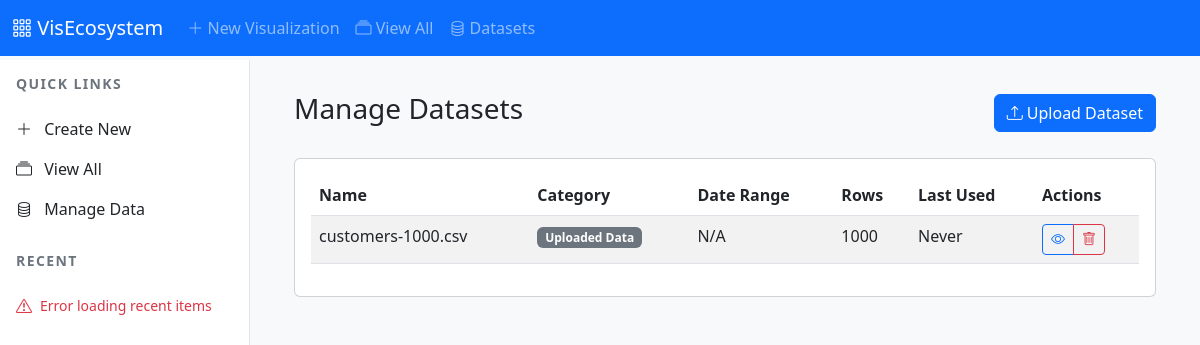
/datasets, run on the app's committed database.
### models.py (models this page shows, shortened)
class Dataset(db.Model):
    id = db.Column(db.Integer, primary_key=True)
    name = db.Column(db.String(255), nullable=False)
    file_path = db.Column(db.String(255), nullable=False, unique=True)
    file_type = db.Column(db.String(10), nullable=False)
    uploaded_at = db.Column(db.DateTime, default=datetime.utcnow)  # Added this field
    category = db.Column(db.String(50))  # e.g., 'Circulation Data', 'Program Statistics'
    date_range = db.Column(db.String(100))  # e.g., 'Jan 2024 - Dec 2024'
    row_count = db.Column(db.Integer)
    column_info = db.Column(db.Text)  # JSON string of column metadata
    created_at = db.Column(db.DateTime, default=datetime.utcnow)
    last_used = db.Column(db.DateTime)
    description = db.Column(db.Text)
    update_frequency = db.Column(db.String(50))  # e.g., 'Monthly', 'Weekly'
    data_source = db.Column(db.String(100))  # e.g., 'ILS Export', 'Manual Entry'

### app.py (the view)
    @app.route('/datasets')
    def list_datasets():
        try:
            datasets = Dataset.query.order_by(Dataset.created_at.desc()).all()
            return render_template('datasets.html', datasets=datasets)
        except Exception as e:
            logger.error(f"Error listing datasets: {str(e)}")
            flash('Error loading datasets', 'error')
            return redirect(url_for('home'))

### templates/datasets.html (shortened to what this page needs)
{% extends "base.html" %}
{% block content %}
<div class="container-fluid">
    <div class="d-flex justify-content-between align-items-center mb-4">
        <h1 class="h3">Manage Datasets</h1>
        <button class="btn btn-primary" onclick="document.getElementById('upload-dataset').click()">
            <i class="bi bi-upload"></i> Upload Dataset
        </button>
    </div>
    <div class="card">
        <div class="card-body">
            <div class="table-responsive">
                <table class="table table-striped">
                    <thead>
                        <tr>
                            <th>Name</th>
                            <th>Category</th>
                            <th>Date Range</th>
                            <th>Rows</th>
                            <th>Last Used</th>
                            <th>Actions</th>
                        </tr>
                    </thead>
                    <tbody>
                        {% for dataset in datasets %}
                        <tr>
                            <td>{{ dataset.name }}</td>
                            <td>
                                {% if dataset.category %}
                                <span class="badge bg-secondary">{{ dataset.category }}</span>
                                {% endif %}
                            </td>
                            <td>{{ dataset.date_range or 'N/A' }}</td>
                            <td>{{ dataset.row_count or 'N/A' }}</td>
                            <td>{{ dataset.last_used|datetime if dataset.last_used else 'Never' }}</td>
                            <td>
                                <div class="btn-group btn-group-sm">
                                    <button class="btn btn-outline-primary"
                                            onclick="previewDataset({{ dataset.id }})">
                                        <i class="bi bi-eye"></i>
                                    </button>
                                    <button class="btn btn-outline-danger"
                                    onclick='confirmDelete("dataset", {{ dataset.id }}, {{ dataset.name|tojson }})'>
                                <i class="bi bi-trash"></i>
                            </button>
                                </div>
                            </td>
                        </tr>
                        {% endfor %}
                    </tbody>
                </table>
            </div>
        </div>
    </div>
</div>
{% endblock %}

### static/css/style.css (style rules this page uses)
body { padding-top: 60px; background-color: #f8f9fa; min-height: 100vh; }

### data on the page
Dataset: name "customers-1000.csv", category "Uploaded Data", date_range "N/A", row_count "1000", last_used "Never"
